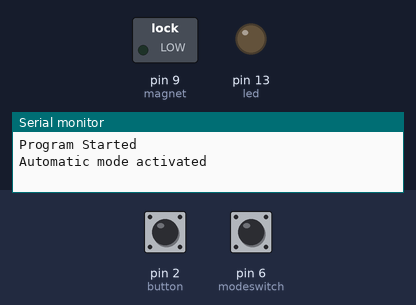
A sketch run on a simulated Arduino Uno, built with avr-gcc and run on an emulated ATmega328P. Shown: switched loads named in the sketch (green lamp = pin HIGH), output pins drawn as LEDs (lit = HIGH), the last lines printed to the serial monitor. The inputs (shaded band) are chosen by the test bench; at power-on: pin 6 (modeswitch) HIGH, pin 2 (button) HIGH.

Above: at 1.2 s.
1.3 s: pin 6 (modeswitch) pulled LOW for 0.15 s
At 1.47 s:
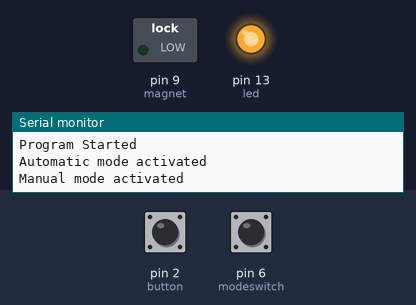
Timing chart, 0 to 4.3 s (numbered marks = the images above; inputs shaded):
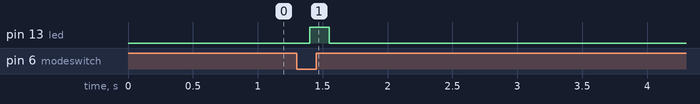

The sketch:

stentor_habituator_v4.ino
```cpp
/*
  Stentor Habituator
  Output to magnet circuit is on pin 9
  Input from button to pin 2 (other end of button to ground)
  Input from switch to pin 6 (other end of switch to ground)
 */

/********** Constants to set **********/
// Time (in seconds) to wait between automatic pulses
long delaytime = 59.9;
// Time (in milliseconds) to pulse magnet
int pulselength = 500;
// Long blink length of the LED (milliseconds)
int longblinklength = 1000;
// Short blink length of the LED (milliseconds)
int shortblinklength = 100;
// Time before pulse to start long blinking (seconds)
int longblinkbeforepulse = 10;
// Time before pulse to start short blinking (seconds)
int shortblinkbeforepulse = 3;
// Time to wait after prior pulse before checking button press (milliseconds)
// changed from version 3 to make it be 1 minute long so that we can prevent kids from pushing the button again and agian
unsigned long debouncedelay = 60000;
// Time to wait before double checking switch input (milliseconds)
int switchdelaytime = 100;


// Define pins used to drive the onboard LED
// and the magnet circuit
// Magnet circuit should have a flywheel diode for safety
short led = 13;
short magnet = 9;
short button = 2;
short modeswitch = 6;
/********** End constants ************/

// Global variables
unsigned long loopstart;
unsigned long nextpulsetime;
unsigned long ledontime;
unsigned long ledofftime;
unsigned long ledactualontime;
boolean automaticmode;
boolean ledon;
// initialize lastdebouncetime to guarantee you can push button after 1 minute initially
unsigned long lastdebouncetime = 0;
unsigned long lastcountdowntime;


// the setup routine runs once when you press reset:
void setup() {
  // initialize output digital pins
  pinMode(led, OUTPUT);
  pinMode(magnet, OUTPUT);
  // initialize input digital pins and connect internal pull-up resistors
  pinMode(button, INPUT);
  digitalWrite(button, HIGH);
  pinMode(modeswitch, INPUT);
  digitalWrite(modeswitch, HIGH);
  // Change times defined in seconds to milliseconds
  delaytime = delaytime * 1000;
  longblinkbeforepulse = longblinkbeforepulse * 1000;
  shortblinkbeforepulse = shortblinkbeforepulse * 1000;

  Serial.begin(9600);
  Serial.println("Program Started");
  // Initialize variables
  automaticmode = true;
  ledon = false;
  lastdebouncetime=millis();
  initializeautomaticpulseloop();
}

void initializeautomaticpulseloop(){
  loopstart=millis();
  nextpulsetime=loopstart + delaytime;
  turnoffled();
  ledontime = nextpulsetime-longblinkbeforepulse;
  lastcountdowntime=loopstart+1;
  Serial.println("Automatic mode activated");
}

// the loop routine runs over and over again forever:
void loop() {
  // Check to see if it's time to pulse
  if (automaticmode==true && millis()>=nextpulsetime) {
    pulse();
    initializeautomaticpulseloop();
  }

  // Check to see if LED needs to be turned on for countdown
  if (automaticmode==true && ledon==false && \
      millis()>=ledontime) {
        turnonled();
        ledactualontime=millis();
        // Set LED off time based on whether in slow or fast blink period
        if (ledactualontime>=(nextpulsetime-longblinkbeforepulse) && \
            ledactualontime< (nextpulsetime-shortblinkbeforepulse)) {
              ledofftime=ledactualontime+longblinklength;
              ledontime=ledofftime+longblinklength;
            }
        else if (ledactualontime>=(nextpulsetime-shortblinkbeforepulse)) {
           ledofftime=ledactualontime+shortblinklength;
           ledontime=ledofftime+shortblinklength;
        }
        // Check if current LED pulse ends after magnet pulse
        // If so shut off LED and reset ontime to the future
        if (ledofftime>=nextpulsetime) {
          turnoffled();
          ledontime=nextpulsetime+delaytime;
        }
      }

  // Check to see if LED needs to be turned off
  if (ledon==true && millis()>=ledofftime){
    turnoffled();
  }

  // Check to see if modeswitch has changed from auto to manual
  if (automaticmode==true && digitalRead(modeswitch)==LOW) {
     // Delay and then double check reading
     delay(switchdelaytime);
     if (digitalRead(modeswitch)==LOW) {
     automaticmode=false;
     turnonled();
     ledofftime=millis()+longblinklength;
     Serial.println("Manual mode activated");
  }}

  // Check to see if modeswitch has changed from manual to auto
  if (automaticmode==false && digitalRead(modeswitch)==HIGH) {
     // Delay and then double check reading
     delay(switchdelaytime);
     if (digitalRead(modeswitch)==HIGH) {
     automaticmode=true;
     initializeautomaticpulseloop();
  }}

  // Check for manual pulse button
  if (automaticmode==false && digitalRead(button)==LOW && \
      millis()>=(lastdebouncetime+debouncedelay)) {
        pulse();
        Serial.println("sending manual pulse");
        lastdebouncetime=millis();
  }

  // Slow blink LED to indicate manual mode
  if (automaticmode==false && ledon==false && millis()>=ledontime && millis()>=(lastdebouncetime+debouncedelay)) {
    turnonled();
    ledofftime=millis()+longblinklength;
    ledontime=ledofftime+longblinklength;
  }

  // Write countdown time to console
  // not sure if we really want to do this since it is annoying
  if (automaticmode==true && (lastcountdowntime+10000)<=millis()) {
    lastcountdowntime=lastcountdowntime+10000;
    Serial.print((nextpulsetime-millis())/1000);
    Serial.println(" seconds till pulse");
  }
}

// Send pulse through magnet
// Uses delay() to help ensure consistent pulse timing without other ongoing polling
void pulse() {
  Serial.println("Pulsing magnet");
  digitalWrite(magnet, HIGH);
  delay(pulselength);
  digitalWrite(magnet, LOW);
}

void turnonled(){
  digitalWrite(led,HIGH);
  ledon=true;
}

void turnoffled(){
  digitalWrite(led,LOW);
  ledon=false;
}
```

Measured:
- after the input at 1.3 s, pin 13 (led): LOW → HIGH after 0.10 s, → LOW 0.15 s later
